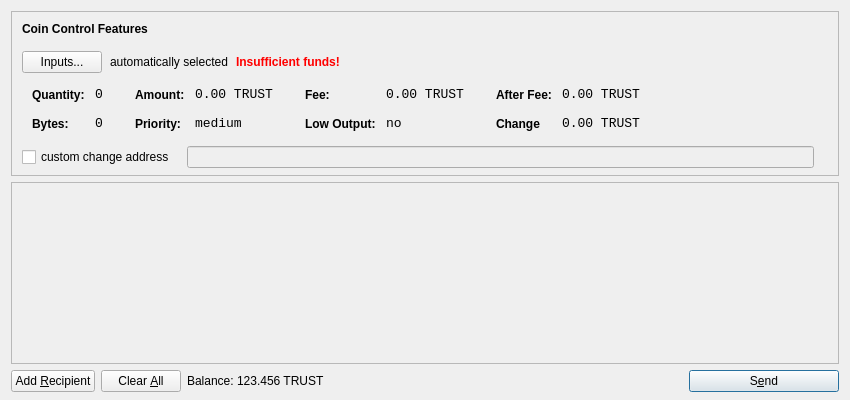
<?xml version="1.0" encoding="UTF-8"?>
<ui version="4.0">
 <class>SendCoinsDialog</class>
 <widget class="QDialog" name="SendCoinsDialog">
  <property name="geometry">
   <rect>
    <x>0</x>
    <y>0</y>
    <width>850</width>
    <height>400</height>
   </rect>
  </property>
  <property name="windowTitle">
   <string>Send Coins</string>
  </property>
  <layout class="QVBoxLayout" name="verticalLayout" stretch="0,1,0">
   <property name="bottomMargin">
    <number>8</number>
   </property>
   <item>
    <widget class="QFrame" name="frameCoinControl">
     <property name="sizePolicy">
      <sizepolicy hsizetype="Expanding" vsizetype="Expanding">
       <horstretch>0</horstretch>
       <verstretch>0</verstretch>
      </sizepolicy>
     </property>
     <property name="maximumSize">
      <size>
       <width>16777215</width>
       <height>16777215</height>
      </size>
     </property>
     <property name="frameShape">
      <enum>QFrame::StyledPanel</enum>
     </property>
     <property name="frameShadow">
      <enum>QFrame::Sunken</enum>
     </property>
     <layout class="QVBoxLayout" name="verticalLayoutCoinControl2">
      <property name="spacing">
       <number>-1</number>
      </property>
      <property name="leftMargin">
       <number>0</number>
      </property>
      <property name="topMargin">
       <number>0</number>
      </property>
      <property name="rightMargin">
       <number>0</number>
      </property>
      <property name="bottomMargin">
       <number>6</number>
      </property>
      <item>
       <layout class="QVBoxLayout" name="verticalLayoutCoinControl" stretch="0,0,0,0,1">
        <property name="spacing">
         <number>0</number>
        </property>
        <property name="leftMargin">
         <number>10</number>
        </property>
        <property name="topMargin">
         <number>10</number>
        </property>
        <item>
         <layout class="QHBoxLayout" name="horizontalLayoutCoinControl1">
          <property name="bottomMargin">
           <number>15</number>
          </property>
          <item>
           <widget class="QLabel" name="labelCoinControlFeatures">
            <property name="sizePolicy">
             <sizepolicy hsizetype="Preferred" vsizetype="Maximum">
              <horstretch>0</horstretch>
              <verstretch>0</verstretch>
             </sizepolicy>
            </property>
            <property name="font">
             <font>
              <weight>75</weight>
              <bold>true</bold>
             </font>
            </property>
            <property name="styleSheet">
             <string notr="true">font-weight:bold;</string>
            </property>
            <property name="text">
             <string>Coin Control Features</string>
            </property>
           </widget>
          </item>
         </layout>
        </item>
        <item>
         <layout class="QHBoxLayout" name="horizontalLayoutCoinControl2" stretch="0,0,0,0">
          <property name="spacing">
           <number>8</number>
          </property>
          <property name="bottomMargin">
           <number>10</number>
          </property>
          <item>
           <widget class="QPushButton" name="pushButtonCoinControl">
            <property name="styleSheet">
             <string notr="true"/>
            </property>
            <property name="text">
             <string>Inputs...</string>
            </property>
           </widget>
          </item>
          <item>
           <widget class="QLabel" name="labelCoinControlAutomaticallySelected">
            <property name="text">
             <string>automatically selected</string>
            </property>
            <property name="margin">
             <number>5</number>
            </property>
           </widget>
          </item>
          <item>
           <widget class="QLabel" name="labelCoinControlInsuffFunds">
            <property name="font">
             <font>
              <weight>75</weight>
              <bold>true</bold>
             </font>
            </property>
            <property name="styleSheet">
             <string notr="true">color:red;font-weight:bold;</string>
            </property>
            <property name="text">
             <string>Insufficient funds!</string>
            </property>
            <property name="margin">
             <number>5</number>
            </property>
           </widget>
          </item>
          <item>
           <spacer name="horizontalSpacerCoinControl">
            <property name="orientation">
             <enum>Qt::Horizontal</enum>
            </property>
            <property name="sizeHint" stdset="0">
             <size>
              <width>40</width>
              <height>1</height>
             </size>
            </property>
           </spacer>
          </item>
         </layout>
        </item>
        <item>
         <widget class="QWidget" name="widgetCoinControl" native="true">
          <property name="sizePolicy">
           <sizepolicy hsizetype="Preferred" vsizetype="Preferred">
            <horstretch>0</horstretch>
            <verstretch>0</verstretch>
           </sizepolicy>
          </property>
          <property name="minimumSize">
           <size>
            <width>0</width>
            <height>0</height>
           </size>
          </property>
          <property name="styleSheet">
           <string notr="true"/>
          </property>
          <layout class="QHBoxLayout" name="horizontalLayoutCoinControl5">
           <property name="margin">
            <number>0</number>
           </property>
           <item>
            <layout class="QHBoxLayout" name="horizontalLayoutCoinControl3" stretch="0,0,0,1">
             <property name="spacing">
              <number>20</number>
             </property>
             <property name="topMargin">
              <number>0</number>
             </property>
             <property name="bottomMargin">
              <number>10</number>
             </property>
             <item>
              <layout class="QFormLayout" name="formLayoutCoinControl1">
               <property name="horizontalSpacing">
                <number>10</number>
               </property>
               <property name="verticalSpacing">
                <number>14</number>
               </property>
               <property name="leftMargin">
                <number>10</number>
               </property>
               <property name="topMargin">
                <number>4</number>
               </property>
               <property name="rightMargin">
                <number>6</number>
               </property>
               <item row="0" column="0">
                <widget class="QLabel" name="labelCoinControlQuantityText">
                 <property name="styleSheet">
                  <string notr="true">font-weight:bold;</string>
                 </property>
                 <property name="text">
                  <string>Quantity:</string>
                 </property>
                 <property name="margin">
                  <number>0</number>
                 </property>
                </widget>
               </item>
               <item row="0" column="1">
                <widget class="QLabel" name="labelCoinControlQuantity">
                 <property name="font">
                  <font>
                   <family>Monospace</family>
                   <pointsize>10</pointsize>
                  </font>
                 </property>
                 <property name="cursor">
                  <cursorShape>IBeamCursor</cursorShape>
                 </property>
                 <property name="contextMenuPolicy">
                  <enum>Qt::ActionsContextMenu</enum>
                 </property>
                 <property name="text">
                  <string>0</string>
                 </property>
                 <property name="margin">
                  <number>0</number>
                 </property>
                 <property name="textInteractionFlags">
                  <set>Qt::LinksAccessibleByMouse|Qt::TextSelectableByKeyboard|Qt::TextSelectableByMouse</set>
                 </property>
                </widget>
               </item>
               <item row="1" column="0">
                <widget class="QLabel" name="labelCoinControlBytesText">
                 <property name="styleSheet">
                  <string notr="true">font-weight:bold;</string>
                 </property>
                 <property name="text">
                  <string>Bytes:</string>
                 </property>
                </widget>
               </item>
               <item row="1" column="1">
                <widget class="QLabel" name="labelCoinControlBytes">
                 <property name="font">
                  <font>
                   <family>Monospace</family>
                   <pointsize>10</pointsize>
                  </font>
                 </property>
                 <property name="cursor">
                  <cursorShape>IBeamCursor</cursorShape>
                 </property>
                 <property name="contextMenuPolicy">
                  <enum>Qt::ActionsContextMenu</enum>
                 </property>
                 <property name="text">
                  <string>0</string>
                 </property>
                 <property name="textInteractionFlags">
                  <set>Qt::LinksAccessibleByMouse|Qt::TextSelectableByKeyboard|Qt::TextSelectableByMouse</set>
                 </property>
                </widget>
               </item>
              </layout>
             </item>
             <item>
              <layout class="QFormLayout" name="formLayoutCoinControl2">
               <property name="horizontalSpacing">
                <number>10</number>
               </property>
               <property name="verticalSpacing">
                <number>14</number>
               </property>
               <property name="leftMargin">
                <number>6</number>
               </property>
               <property name="topMargin">
                <number>4</number>
               </property>
               <property name="rightMargin">
                <number>6</number>
               </property>
               <item row="0" column="0">
                <widget class="QLabel" name="labelCoinControlAmountText">
                 <property name="styleSheet">
                  <string notr="true">font-weight:bold;</string>
                 </property>
                 <property name="text">
                  <string>Amount:</string>
                 </property>
                 <property name="margin">
                  <number>0</number>
                 </property>
                </widget>
               </item>
               <item row="0" column="1">
                <widget class="QLabel" name="labelCoinControlAmount">
                 <property name="font">
                  <font>
                   <family>Monospace</family>
                   <pointsize>10</pointsize>
                  </font>
                 </property>
                 <property name="cursor">
                  <cursorShape>IBeamCursor</cursorShape>
                 </property>
                 <property name="contextMenuPolicy">
                  <enum>Qt::ActionsContextMenu</enum>
                 </property>
                 <property name="text">
                  <string>0.00 TRUST</string>
                 </property>
                 <property name="textInteractionFlags">
                  <set>Qt::LinksAccessibleByMouse|Qt::TextSelectableByKeyboard|Qt::TextSelectableByMouse</set>
                 </property>
                </widget>
               </item>
               <item row="1" column="0">
                <widget class="QLabel" name="labelCoinControlPriorityText">
                 <property name="styleSheet">
                  <string notr="true">font-weight:bold;</string>
                 </property>
                 <property name="text">
                  <string>Priority:</string>
                 </property>
                </widget>
               </item>
               <item row="1" column="1">
                <widget class="QLabel" name="labelCoinControlPriority">
                 <property name="font">
                  <font>
                   <family>Monospace</family>
                   <pointsize>10</pointsize>
                  </font>
                 </property>
                 <property name="cursor">
                  <cursorShape>IBeamCursor</cursorShape>
                 </property>
                 <property name="contextMenuPolicy">
                  <enum>Qt::ActionsContextMenu</enum>
                 </property>
                 <property name="text">
                  <string>medium</string>
                 </property>
                 <property name="textInteractionFlags">
                  <set>Qt::LinksAccessibleByMouse|Qt::TextSelectableByKeyboard|Qt::TextSelectableByMouse</set>
                 </property>
                </widget>
               </item>
              </layout>
             </item>
             <item>
              <layout class="QFormLayout" name="formLayoutCoinControl3">
               <property name="horizontalSpacing">
                <number>10</number>
               </property>
               <property name="verticalSpacing">
                <number>14</number>
               </property>
               <property name="leftMargin">
                <number>6</number>
               </property>
               <property name="topMargin">
                <number>4</number>
               </property>
               <property name="rightMargin">
                <number>6</number>
               </property>
               <item row="0" column="0">
                <widget class="QLabel" name="labelCoinControlFeeText">
                 <property name="styleSheet">
                  <string notr="true">font-weight:bold;</string>
                 </property>
                 <property name="text">
                  <string>Fee:</string>
                 </property>
                 <property name="margin">
                  <number>0</number>
                 </property>
                </widget>
               </item>
               <item row="0" column="1">
                <widget class="QLabel" name="labelCoinControlFee">
                 <property name="font">
                  <font>
                   <family>Monospace</family>
                   <pointsize>10</pointsize>
                  </font>
                 </property>
                 <property name="cursor">
                  <cursorShape>IBeamCursor</cursorShape>
                 </property>
                 <property name="contextMenuPolicy">
                  <enum>Qt::ActionsContextMenu</enum>
                 </property>
                 <property name="text">
                  <string>0.00 TRUST</string>
                 </property>
                 <property name="textInteractionFlags">
                  <set>Qt::LinksAccessibleByMouse|Qt::TextSelectableByKeyboard|Qt::TextSelectableByMouse</set>
                 </property>
                </widget>
               </item>
               <item row="1" column="0">
                <widget class="QLabel" name="labelCoinControlLowOutputText">
                 <property name="styleSheet">
                  <string notr="true">font-weight:bold;</string>
                 </property>
                 <property name="text">
                  <string>Low Output:</string>
                 </property>
                </widget>
               </item>
               <item row="1" column="1">
                <widget class="QLabel" name="labelCoinControlLowOutput">
                 <property name="font">
                  <font>
                   <family>Monospace</family>
                   <pointsize>10</pointsize>
                  </font>
                 </property>
                 <property name="cursor">
                  <cursorShape>IBeamCursor</cursorShape>
                 </property>
                 <property name="contextMenuPolicy">
                  <enum>Qt::ActionsContextMenu</enum>
                 </property>
                 <property name="text">
                  <string>no</string>
                 </property>
                 <property name="textInteractionFlags">
                  <set>Qt::LinksAccessibleByMouse|Qt::TextSelectableByKeyboard|Qt::TextSelectableByMouse</set>
                 </property>
                </widget>
               </item>
              </layout>
             </item>
             <item>
              <layout class="QFormLayout" name="formLayoutCoinControl4">
               <property name="horizontalSpacing">
                <number>10</number>
               </property>
               <property name="verticalSpacing">
                <number>14</number>
               </property>
               <property name="leftMargin">
                <number>6</number>
               </property>
               <property name="topMargin">
                <number>4</number>
               </property>
               <property name="rightMargin">
                <number>6</number>
               </property>
               <item row="0" column="0">
                <widget class="QLabel" name="labelCoinControlAfterFeeText">
                 <property name="styleSheet">
                  <string notr="true">font-weight:bold;</string>
                 </property>
                 <property name="text">
                  <string>After Fee:</string>
                 </property>
                 <property name="margin">
                  <number>0</number>
                 </property>
                </widget>
               </item>
               <item row="0" column="1">
                <widget class="QLabel" name="labelCoinControlAfterFee">
                 <property name="font">
                  <font>
                   <family>Monospace</family>
                   <pointsize>10</pointsize>
                  </font>
                 </property>
                 <property name="cursor">
                  <cursorShape>IBeamCursor</cursorShape>
                 </property>
                 <property name="contextMenuPolicy">
                  <enum>Qt::ActionsContextMenu</enum>
                 </property>
                 <property name="text">
                  <string>0.00 TRUST</string>
                 </property>
                 <property name="textInteractionFlags">
                  <set>Qt::LinksAccessibleByMouse|Qt::TextSelectableByKeyboard|Qt::TextSelectableByMouse</set>
                 </property>
                </widget>
               </item>
               <item row="1" column="0">
                <widget class="QLabel" name="labelCoinControlChangeText">
                 <property name="styleSheet">
                  <string notr="true">font-weight:bold;</string>
                 </property>
                 <property name="text">
                  <string>Change</string>
                 </property>
                </widget>
               </item>
               <item row="1" column="1">
                <widget class="QLabel" name="labelCoinControlChange">
                 <property name="font">
                  <font>
                   <family>Monospace</family>
                   <pointsize>10</pointsize>
                  </font>
                 </property>
                 <property name="cursor">
                  <cursorShape>IBeamCursor</cursorShape>
                 </property>
                 <property name="contextMenuPolicy">
                  <enum>Qt::ActionsContextMenu</enum>
                 </property>
                 <property name="text">
                  <string>0.00 TRUST</string>
                 </property>
                 <property name="textInteractionFlags">
                  <set>Qt::LinksAccessibleByMouse|Qt::TextSelectableByKeyboard|Qt::TextSelectableByMouse</set>
                 </property>
                </widget>
               </item>
              </layout>
             </item>
            </layout>
           </item>
          </layout>
         </widget>
        </item>
        <item>
         <layout class="QHBoxLayout" name="horizontalLayoutCoinControl4" stretch="0,0,0">
          <property name="spacing">
           <number>12</number>
          </property>
          <property name="sizeConstraint">
           <enum>QLayout::SetDefaultConstraint</enum>
          </property>
          <property name="topMargin">
           <number>5</number>
          </property>
          <property name="rightMargin">
           <number>5</number>
          </property>
          <item>
           <widget class="QCheckBox" name="checkBoxCoinControlChange">
            <property name="text">
             <string>custom change address</string>
            </property>
           </widget>
          </item>
          <item>
           <widget class="QLineEdit" name="lineEditCoinControlChange">
            <property name="enabled">
             <bool>false</bool>
            </property>
            <property name="sizePolicy">
             <sizepolicy hsizetype="Expanding" vsizetype="Fixed">
              <horstretch>0</horstretch>
              <verstretch>0</verstretch>
             </sizepolicy>
            </property>
           </widget>
          </item>
          <item>
           <widget class="QLabel" name="labelCoinControlChangeLabel">
            <property name="sizePolicy">
             <sizepolicy hsizetype="Preferred" vsizetype="Expanding">
              <horstretch>0</horstretch>
              <verstretch>0</verstretch>
             </sizepolicy>
            </property>
            <property name="minimumSize">
             <size>
              <width>0</width>
              <height>0</height>
             </size>
            </property>
            <property name="text">
             <string/>
            </property>
            <property name="margin">
             <number>3</number>
            </property>
           </widget>
          </item>
         </layout>
        </item>
        <item>
         <spacer name="verticalSpacerCoinControl">
          <property name="orientation">
           <enum>Qt::Vertical</enum>
          </property>
          <property name="sizeHint" stdset="0">
           <size>
            <width>800</width>
            <height>1</height>
           </size>
          </property>
         </spacer>
        </item>
       </layout>
      </item>
     </layout>
    </widget>
   </item>
   <item>
    <widget class="QScrollArea" name="scrollArea">
     <property name="widgetResizable">
      <bool>true</bool>
     </property>
     <widget class="QWidget" name="scrollAreaWidgetContents">
      <property name="geometry">
       <rect>
        <x>0</x>
        <y>0</y>
        <width>830</width>
        <height>165</height>
       </rect>
      </property>
      <layout class="QVBoxLayout" name="verticalLayout_2">
       <property name="margin">
        <number>0</number>
       </property>
       <item>
        <layout class="QVBoxLayout" name="entries">
         <property name="spacing">
          <number>6</number>
         </property>
        </layout>
       </item>
       <item>
        <spacer name="verticalSpacer">
         <property name="orientation">
          <enum>Qt::Vertical</enum>
         </property>
         <property name="sizeHint" stdset="0">
          <size>
           <width>20</width>
           <height>40</height>
          </size>
         </property>
        </spacer>
       </item>
      </layout>
     </widget>
    </widget>
   </item>
   <item>
    <layout class="QHBoxLayout" name="horizontalLayout">
     <item>
      <widget class="QPushButton" name="addButton">
       <property name="toolTip">
        <string>Send to multiple recipients at once</string>
       </property>
       <property name="text">
        <string>Add &amp;Recipient</string>
       </property>
       <property name="icon">
        <iconset resource="../bitcoin.qrc">
         <normaloff>:/icons/add</normaloff>:/icons/add</iconset>
       </property>
       <property name="autoDefault">
        <bool>false</bool>
       </property>
      </widget>
     </item>
     <item>
      <widget class="QPushButton" name="clearButton">
       <property name="sizePolicy">
        <sizepolicy hsizetype="Minimum" vsizetype="Fixed">
         <horstretch>0</horstretch>
         <verstretch>0</verstretch>
        </sizepolicy>
       </property>
       <property name="toolTip">
        <string>Remove all transaction fields</string>
       </property>
       <property name="text">
        <string>Clear &amp;All</string>
       </property>
       <property name="icon">
        <iconset resource="../bitcoin.qrc">
         <normaloff>:/icons/remove</normaloff>:/icons/remove</iconset>
       </property>
       <property name="autoRepeatDelay">
        <number>300</number>
       </property>
       <property name="autoDefault">
        <bool>false</bool>
       </property>
      </widget>
     </item>
     <item>
      <layout class="QHBoxLayout" name="horizontalLayout_2">
       <property name="spacing">
        <number>3</number>
       </property>
       <item>
        <widget class="QLabel" name="label">
         <property name="sizePolicy">
          <sizepolicy hsizetype="Preferred" vsizetype="Fixed">
           <horstretch>0</horstretch>
           <verstretch>0</verstretch>
          </sizepolicy>
         </property>
         <property name="text">
          <string>Balance:</string>
         </property>
        </widget>
       </item>
       <item>
        <widget class="QLabel" name="labelBalance">
         <property name="sizePolicy">
          <sizepolicy hsizetype="Preferred" vsizetype="Fixed">
           <horstretch>0</horstretch>
           <verstretch>0</verstretch>
          </sizepolicy>
         </property>
         <property name="cursor">
          <cursorShape>IBeamCursor</cursorShape>
         </property>
         <property name="text">
          <string>123.456 TRUST</string>
         </property>
         <property name="textInteractionFlags">
          <set>Qt::LinksAccessibleByMouse|Qt::TextSelectableByKeyboard|Qt::TextSelectableByMouse</set>
         </property>
        </widget>
       </item>
      </layout>
     </item>
     <item>
      <spacer name="horizontalSpacer">
       <property name="orientation">
        <enum>Qt::Horizontal</enum>
       </property>
       <property name="sizeHint" stdset="0">
        <size>
         <width>40</width>
         <height>20</height>
        </size>
       </property>
      </spacer>
     </item>
     <item>
      <widget class="QPushButton" name="sendButton">
       <property name="minimumSize">
        <size>
         <width>150</width>
         <height>0</height>
        </size>
       </property>
       <property name="toolTip">
        <string>Confirm the send action</string>
       </property>
       <property name="text">
        <string>S&amp;end</string>
       </property>
       <property name="icon">
        <iconset resource="../bitcoin.qrc">
         <normaloff>:/icons/send</normaloff>:/icons/send</iconset>
       </property>
       <property name="default">
        <bool>true</bool>
       </property>
      </widget>
     </item>
    </layout>
   </item>
  </layout>
 </widget>
 <resources>
  <include location="../bitcoin.qrc"/>
 </resources>
 <connections/>
</ui>
